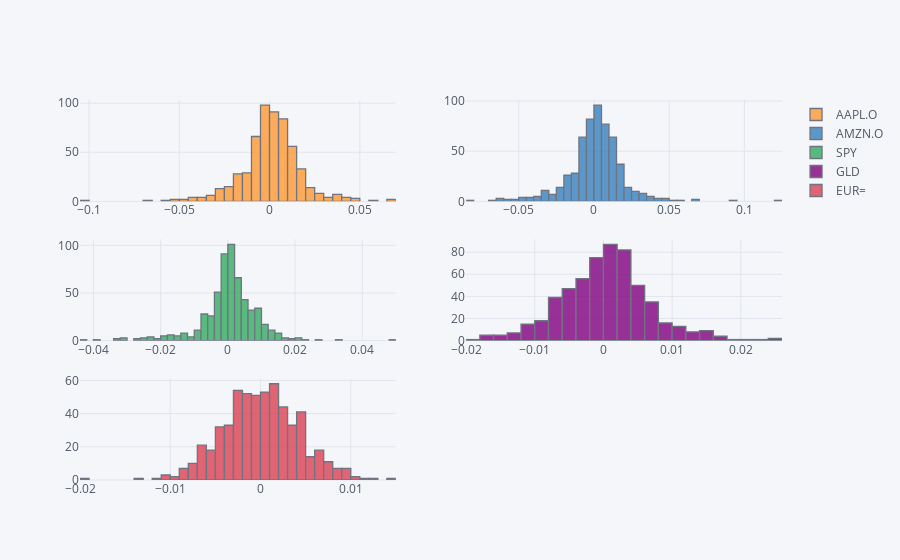

Source (notebook cell):
### Code cell
rets.iplot(kind = 'histogram',subplots = True)

### Figure 1 — Plotly figure (JSON) as saved in the notebook; plotly's stock layout.template omitted (floating-point values rounded to 4 significant figures; data arrays with more than 128 entries replaced by an {"elided": "..."} marker saying what was removed)
{"data": [{"histfunc": "count", "histnorm": "", "marker": {"color": "rgba(255, 153, 51, 1.0)", "line": {"color": "#4D5663", "width": 1.3}}, "name": "AAPL.O", "opacity": 0.8, "orientation": "v", "type": "histogram", "uid": "0df5309f-70d5-475d-af9e-9b9ffb4751ff", "x": {"elided": "578 float values"}, "xaxis": "x", "yaxis": "y"}, {"histfunc": "count", "histnorm": "", "marker": {"color": "rgba(55, 128, 191, 1.0)", "line": {"color": "#4D5663", "width": 1.3}}, "name": "AMZN.O", "opacity": 0.8, "orientation": "v", "type": "histogram", "uid": "9e5dcfca-eb79-4df6-b029-bd7d871439a9", "x": {"elided": "578 float values"}, "xaxis": "x2", "yaxis": "y2"}, {"histfunc": "count", "histnorm": "", "marker": {"color": "rgba(50, 171, 96, 1.0)", "line": {"color": "#4D5663", "width": 1.3}}, "name": "SPY", "opacity": 0.8, "orientation": "v", "type": "histogram", "uid": "0a0bba49-03e9-49ea-afdc-8265fd72913b", "x": {"elided": "578 float values"}, "xaxis": "x3", "yaxis": "y3"}, {"histfunc": "count", "histnorm": "", "marker": {"color": "rgba(128, 0, 128, 1.0)", "line": {"color": "#4D5663", "width": 1.3}}, "name": "GLD", "opacity": 0.8, "orientation": "v", "type": "histogram", "uid": "44512bf8-c743-489a-a957-f51c4f18a2dc", "x": {"elided": "578 float values"}, "xaxis": "x4", "yaxis": "y4"}, {"histfunc": "count", "histnorm": "", "marker": {"color": "rgba(219, 64, 82, 1.0)", "line": {"color": "#4D5663", "width": 1.3}}, "name": "EUR=", "opacity": 0.8, "orientation": "v", "type": "histogram", "uid": "ac0f3b58-4658-4f86-8bd6-55a999ab0f66", "x": {"elided": "578 float values"}, "xaxis": "x5", "yaxis": "y5"}], "layout": {"barmode": "overlay", "legend": {"bgcolor": "#F5F6F9", "font": {"color": "#4D5663"}}, "paper_bgcolor": "#F5F6F9", "plot_bgcolor": "#F5F6F9", "title": {"font": {"color": "#4D5663"}}, "xaxis": {"anchor": "y", "domain": [0, 0.45], "gridcolor": "#E1E5ED", "showgrid": true, "tickfont": {"color": "#4D5663"}, "title": {"font": {"color": "#4D5663"}, "text": ""}, "zerolinecolor": "#E1E5ED"}, "xaxis2": {"anchor": "y2", "domain": [0.55, 1], "gridcolor": "#E1E5ED", "showgrid": true, "tickfont": {"color": "#4D5663"}, "title": {"font": {"color": "#4D5663"}, "text": ""}, "zerolinecolor": "#E1E5ED"}, "xaxis3": {"anchor": "y3", "domain": [0, 0.45], "gridcolor": "#E1E5ED", "showgrid": true, "tickfont": {"color": "#4D5663"}, "title": {"font": {"color": "#4D5663"}, "text": ""}, "zerolinecolor": "#E1E5ED"}, "xaxis4": {"anchor": "y4", "domain": [0.55, 1], "gridcolor": "#E1E5ED", "showgrid": true, "tickfont": {"color": "#4D5663"}, "title": {"font": {"color": "#4D5663"}, "text": ""}, "zerolinecolor": "#E1E5ED"}, "xaxis5": {"anchor": "y5", "domain": [0, 0.45], "gridcolor": "#E1E5ED", "showgrid": true, "tickfont": {"color": "#4D5663"}, "title": {"font": {"color": "#4D5663"}, "text": ""}, "zerolinecolor": "#E1E5ED"}, "yaxis": {"anchor": "x", "domain": [0.7333, 1], "gridcolor": "#E1E5ED", "showgrid": true, "tickfont": {"color": "#4D5663"}, "title": {"font": {"color": "#4D5663"}, "text": ""}, "zerolinecolor": "#E1E5ED"}, "yaxis2": {"anchor": "x2", "domain": [0.7333, 1], "gridcolor": "#E1E5ED", "showgrid": true, "tickfont": {"color": "#4D5663"}, "title": {"font": {"color": "#4D5663"}, "text": ""}, "zerolinecolor": "#E1E5ED"}, "yaxis3": {"anchor": "x3", "domain": [0.3667, 0.6333], "gridcolor": "#E1E5ED", "showgrid": true, "tickfont": {"color": "#4D5663"}, "title": {"font": {"color": "#4D5663"}, "text": ""}, "zerolinecolor": "#E1E5ED"}, "yaxis4": {"anchor": "x4", "domain": [0.3667, 0.6333], "gridcolor": "#E1E5ED", "showgrid": true, "tickfont": {"color": "#4D5663"}, "title": {"font": {"color": "#4D5663"}, "text": ""}, "zerolinecolor": "#E1E5ED"}, "yaxis5": {"anchor": "x5", "domain": [0, 0.2667], "gridcolor": "#E1E5ED", "showgrid": true, "tickfont": {"color": "#4D5663"}, "title": {"font": {"color": "#4D5663"}, "text": ""}, "zerolinecolor": "#E1E5ED"}}}
